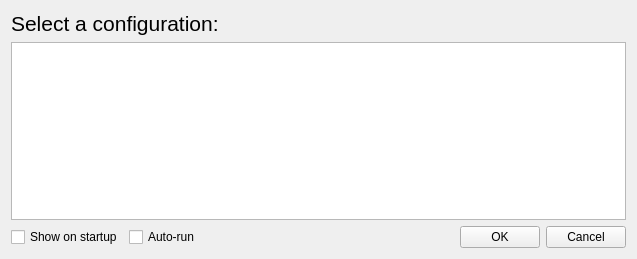
<?xml version="1.0" encoding="UTF-8"?>
<ui version="4.0">
 <class>StartupWidget</class>
 <widget class="QWidget" name="StartupWidget">
  <property name="geometry">
   <rect>
    <x>0</x>
    <y>0</y>
    <width>637</width>
    <height>259</height>
   </rect>
  </property>
  <property name="windowTitle">
   <string>LTTP Map Tracker</string>
  </property>
  <layout class="QVBoxLayout" name="verticalLayout">
   <item>
    <widget class="QLabel" name="label">
     <property name="font">
      <font>
       <pointsize>16</pointsize>
      </font>
     </property>
     <property name="text">
      <string>Select a configuration:</string>
     </property>
    </widget>
   </item>
   <item>
    <widget class="QListView" name="list">
     <property name="movement">
      <enum>QListView::Static</enum>
     </property>
     <property name="resizeMode">
      <enum>QListView::Adjust</enum>
     </property>
     <property name="spacing">
      <number>10</number>
     </property>
     <property name="viewMode">
      <enum>QListView::IconMode</enum>
     </property>
     <property name="uniformItemSizes">
      <bool>false</bool>
     </property>
     <property name="wordWrap">
      <bool>false</bool>
     </property>
    </widget>
   </item>
   <item>
    <layout class="QHBoxLayout" name="horizontalLayout">
     <item>
      <widget class="QCheckBox" name="show">
       <property name="text">
        <string>Show on startup</string>
       </property>
      </widget>
     </item>
     <item>
      <widget class="QCheckBox" name="autorun">
       <property name="text">
        <string>Auto-run</string>
       </property>
      </widget>
     </item>
     <item>
      <spacer name="horizontalSpacer">
       <property name="orientation">
        <enum>Qt::Horizontal</enum>
       </property>
       <property name="sizeHint" stdset="0">
        <size>
         <width>40</width>
         <height>20</height>
        </size>
       </property>
      </spacer>
     </item>
     <item>
      <widget class="QPushButton" name="button_ok">
       <property name="text">
        <string>OK</string>
       </property>
      </widget>
     </item>
     <item>
      <widget class="QPushButton" name="button_cancel">
       <property name="text">
        <string>Cancel</string>
       </property>
      </widget>
     </item>
    </layout>
   </item>
  </layout>
 </widget>
 <layoutdefault spacing="6" margin="11"/>
 <tabstops>
  <tabstop>list</tabstop>
  <tabstop>show</tabstop>
  <tabstop>autorun</tabstop>
  <tabstop>button_ok</tabstop>
  <tabstop>button_cancel</tabstop>
 </tabstops>
 <resources/>
 <connections/>
</ui>
